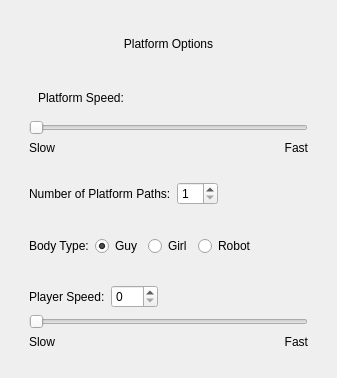
<?xml version="1.0" encoding="UTF-8"?>
<ui version="4.0">
 <class>Task_PlatformHopperLeft</class>
 <widget class="QWidget" name="Task_PlatformHopperLeft">
  <property name="geometry">
   <rect>
    <x>0</x>
    <y>0</y>
    <width>337</width>
    <height>378</height>
   </rect>
  </property>
  <property name="windowTitle">
   <string>Form</string>
  </property>
  <layout class="QGridLayout" name="gridLayout">
   <item row="0" column="0">
    <widget class="QWidget" name="platformBox" native="true">
     <layout class="QGridLayout" name="gridLayout_2">
      <item row="0" column="0">
       <widget class="QLabel" name="label_9">
        <property name="text">
         <string>Platform Options</string>
        </property>
        <property name="alignment">
         <set>Qt::AlignCenter</set>
        </property>
       </widget>
      </item>
      <item row="1" column="0">
       <widget class="QWidget" name="platformSpeedBox" native="true">
        <layout class="QGridLayout" name="gridLayout_7">
         <property name="leftMargin">
          <number>9</number>
         </property>
         <property name="topMargin">
          <number>9</number>
         </property>
         <property name="rightMargin">
          <number>9</number>
         </property>
         <property name="bottomMargin">
          <number>9</number>
         </property>
         <item row="3" column="0">
          <widget class="QFrame" name="frame_2">
           <layout class="QGridLayout" name="gridLayout_3">
            <property name="leftMargin">
             <number>0</number>
            </property>
            <property name="topMargin">
             <number>0</number>
            </property>
            <property name="rightMargin">
             <number>0</number>
            </property>
            <property name="bottomMargin">
             <number>0</number>
            </property>
            <item row="0" column="0">
             <widget class="QLabel" name="label_2">
              <property name="text">
               <string>Slow</string>
              </property>
             </widget>
            </item>
            <item row="0" column="1">
             <widget class="QLabel" name="label_3">
              <property name="text">
               <string>Fast</string>
              </property>
              <property name="alignment">
               <set>Qt::AlignRight|Qt::AlignTrailing|Qt::AlignVCenter</set>
              </property>
             </widget>
            </item>
           </layout>
          </widget>
         </item>
         <item row="2" column="0">
          <widget class="QSlider" name="platformSpeedSlider">
           <property name="orientation">
            <enum>Qt::Horizontal</enum>
           </property>
          </widget>
         </item>
         <item row="1" column="0">
          <widget class="QFrame" name="frame">
           <property name="styleSheet">
            <string notr="true">QFrame { border: 0; }</string>
           </property>
           <property name="frameShape">
            <enum>QFrame::StyledPanel</enum>
           </property>
           <property name="frameShadow">
            <enum>QFrame::Raised</enum>
           </property>
           <layout class="QGridLayout" name="gridLayout_9">
            <item row="0" column="0">
             <widget class="QLabel" name="label">
              <property name="text">
               <string>Platform Speed:</string>
              </property>
             </widget>
            </item>
           </layout>
          </widget>
         </item>
        </layout>
       </widget>
      </item>
      <item row="4" column="0">
       <widget class="QWidget" name="playerSpeedBox" native="true">
        <layout class="QGridLayout" name="gridLayout_8">
         <property name="leftMargin">
          <number>9</number>
         </property>
         <property name="topMargin">
          <number>9</number>
         </property>
         <property name="rightMargin">
          <number>9</number>
         </property>
         <property name="bottomMargin">
          <number>9</number>
         </property>
         <item row="1" column="0">
          <widget class="QSlider" name="playerSpeedSlider">
           <property name="maximum">
            <number>100</number>
           </property>
           <property name="orientation">
            <enum>Qt::Horizontal</enum>
           </property>
          </widget>
         </item>
         <item row="2" column="0">
          <widget class="QFrame" name="frame_3">
           <layout class="QGridLayout" name="gridLayout_4">
            <property name="leftMargin">
             <number>0</number>
            </property>
            <property name="topMargin">
             <number>0</number>
            </property>
            <property name="rightMargin">
             <number>0</number>
            </property>
            <property name="bottomMargin">
             <number>0</number>
            </property>
            <item row="0" column="1">
             <widget class="QLabel" name="label_6">
              <property name="text">
               <string>Fast</string>
              </property>
              <property name="alignment">
               <set>Qt::AlignRight|Qt::AlignTrailing|Qt::AlignVCenter</set>
              </property>
             </widget>
            </item>
            <item row="0" column="0">
             <widget class="QLabel" name="label_5">
              <property name="text">
               <string>Slow</string>
              </property>
             </widget>
            </item>
           </layout>
          </widget>
         </item>
         <item row="0" column="0">
          <widget class="QFrame" name="frame_8">
           <layout class="QGridLayout" name="gridLayout_10">
            <property name="leftMargin">
             <number>0</number>
            </property>
            <property name="topMargin">
             <number>0</number>
            </property>
            <property name="rightMargin">
             <number>0</number>
            </property>
            <property name="bottomMargin">
             <number>0</number>
            </property>
            <item row="0" column="1">
             <widget class="QSpinBox" name="playerSpeedSpinBox">
              <property name="maximum">
               <number>100</number>
              </property>
             </widget>
            </item>
            <item row="0" column="0">
             <widget class="QLabel" name="label_4">
              <property name="text">
               <string>Player Speed:</string>
              </property>
             </widget>
            </item>
            <item row="0" column="2">
             <spacer name="horizontalSpacer">
              <property name="orientation">
               <enum>Qt::Horizontal</enum>
              </property>
              <property name="sizeHint" stdset="0">
               <size>
                <width>40</width>
                <height>20</height>
               </size>
              </property>
             </spacer>
            </item>
           </layout>
          </widget>
         </item>
        </layout>
       </widget>
      </item>
      <item row="2" column="0">
       <widget class="QWidget" name="pathsBox" native="true">
        <layout class="QGridLayout" name="gridLayout_5">
         <property name="leftMargin">
          <number>9</number>
         </property>
         <property name="topMargin">
          <number>9</number>
         </property>
         <property name="rightMargin">
          <number>9</number>
         </property>
         <property name="bottomMargin">
          <number>9</number>
         </property>
         <item row="0" column="0">
          <widget class="QLabel" name="label_7">
           <property name="text">
            <string>Number of Platform Paths:</string>
           </property>
          </widget>
         </item>
         <item row="0" column="1">
          <widget class="QSpinBox" name="platformWidthSpinBox">
           <property name="buttonSymbols">
            <enum>QAbstractSpinBox::UpDownArrows</enum>
           </property>
           <property name="correctionMode">
            <enum>QAbstractSpinBox::CorrectToNearestValue</enum>
           </property>
           <property name="minimum">
            <number>1</number>
           </property>
           <property name="maximum">
            <number>10</number>
           </property>
           <property name="singleStep">
            <number>2</number>
           </property>
          </widget>
         </item>
         <item row="0" column="2">
          <spacer name="horizontalSpacer_2">
           <property name="orientation">
            <enum>Qt::Horizontal</enum>
           </property>
           <property name="sizeHint" stdset="0">
            <size>
             <width>40</width>
             <height>20</height>
            </size>
           </property>
          </spacer>
         </item>
        </layout>
       </widget>
      </item>
      <item row="3" column="0">
       <widget class="QWidget" name="bodyBox" native="true">
        <layout class="QGridLayout" name="gridLayout_6">
         <property name="leftMargin">
          <number>9</number>
         </property>
         <property name="topMargin">
          <number>9</number>
         </property>
         <property name="rightMargin">
          <number>9</number>
         </property>
         <property name="bottomMargin">
          <number>9</number>
         </property>
         <item row="0" column="2">
          <widget class="QRadioButton" name="bodyGirlRadioButton">
           <property name="text">
            <string>Girl</string>
           </property>
          </widget>
         </item>
         <item row="0" column="0">
          <widget class="QLabel" name="label_8">
           <property name="text">
            <string>Body Type:</string>
           </property>
          </widget>
         </item>
         <item row="0" column="3">
          <widget class="QRadioButton" name="bodyRobotRadioButton">
           <property name="text">
            <string>Robot</string>
           </property>
          </widget>
         </item>
         <item row="0" column="1">
          <widget class="QRadioButton" name="bodyGuyRadioButton">
           <property name="text">
            <string>Guy</string>
           </property>
           <property name="checked">
            <bool>true</bool>
           </property>
          </widget>
         </item>
         <item row="0" column="4">
          <spacer name="horizontalSpacer_3">
           <property name="orientation">
            <enum>Qt::Horizontal</enum>
           </property>
           <property name="sizeHint" stdset="0">
            <size>
             <width>40</width>
             <height>20</height>
            </size>
           </property>
          </spacer>
         </item>
        </layout>
       </widget>
      </item>
     </layout>
    </widget>
   </item>
  </layout>
 </widget>
 <resources/>
 <connections/>
</ui>
